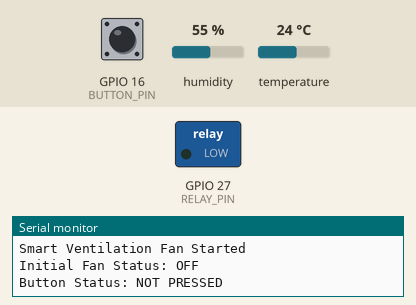
The sketch below on a simulated ESP32. Parts: switched loads named in the sketch (green lamp = pin HIGH), the last lines printed to the serial monitor. Inputs (shaded band) come from the test bench; at power-on: humidity 55 %, GPIO 16 (BUTTON_PIN) HIGH, temperature 24 °C.

Above: at 1.2 s.
1.3 s: humidity set to 69 %
3.5 s: humidity set to 72 %
At 6.6 s:
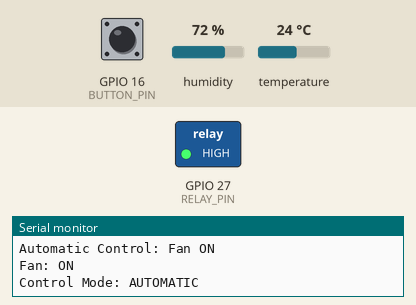
7.5 s: GPIO 16 (BUTTON_PIN) pulled LOW for 0.15 s
At 8.2 s:
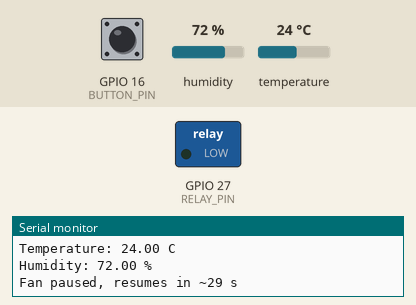
9.1 s: GPIO 16 (BUTTON_PIN) pulled LOW for 1 s
At 9.4 s:
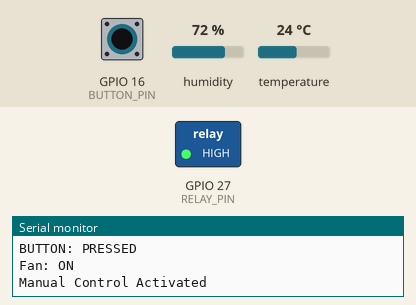
11.6 s: GPIO 16 (BUTTON_PIN) pulled LOW for 3.2 s
At 12.5 s:
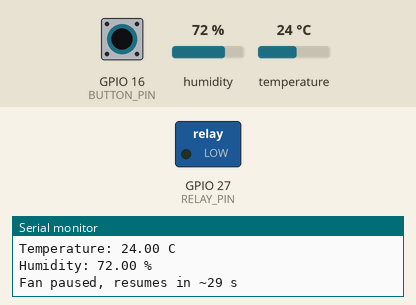
Timing chart, 0 to 43.1 s (numbered marks = the images above; inputs shaded):
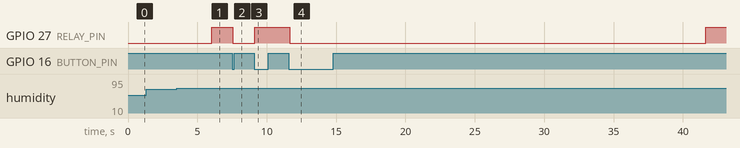

The sketch:

hardware_code.ino
```cpp
#include <DHT.h>

#define DHT_PIN     4
#define DHT_TYPE    DHT11
#define BUTTON_PIN  16
#define RELAY_PIN   27

#define BUTTON_PRESSED_LEVEL LOW

// Keep these values according to your relay test
#define RELAY_ON    HIGH
#define RELAY_OFF   LOW

// Hysteresis thresholds
const float TEMP_ON     = 30.0;
const float HUMIDITY_ON = 70.0;

const float TEMP_OFF     = 29.0;
const float HUMIDITY_OFF = 65.0;

// How long the fan stays off after the button is pressed
// while the sensor condition is still calling for the fan
const unsigned long FAN_RESUME_DELAY_MS = 30000;

DHT dht(DHT_PIN, DHT_TYPE);

bool fanOn = false;

// Button variables
int lastButtonReading = HIGH;
int stableButtonState = HIGH;

unsigned long lastDebounceTime = 0;
const unsigned long DEBOUNCE_MS = 50;

// Sensor variables
unsigned long lastSensorRead = 0;
const unsigned long SENSOR_INTERVAL_MS = 2000;

// Manual control variables
bool manualOverride = false;

// Automatic (hysteresis) state - what the sensors say the fan should be
bool autoFanState = false;
bool autoStateInitialized = false;

// 30-second "paused" timer
bool resumeTimerActive = false;
unsigned long resumeTimerStart = 0;


// =================================
// FAN CONTROL
// =================================

void setFan(bool on) {

  if (fanOn == on) {
    return;
  }

  fanOn = on;

  digitalWrite(RELAY_PIN, on ? RELAY_ON : RELAY_OFF);

  Serial.print("Fan: ");
  Serial.println(on ? "ON" : "OFF");
}


// =================================
// BUTTON STATUS
// =================================

const char* buttonText() {

  return (stableButtonState == BUTTON_PRESSED_LEVEL)
         ? "PRESSED" : "NOT PRESSED";
}


// =================================
// SETUP
// =================================

void setup() {

  Serial.begin(115200);

  pinMode(BUTTON_PIN, INPUT_PULLUP);

  digitalWrite(RELAY_PIN, RELAY_OFF);
  pinMode(RELAY_PIN, OUTPUT);

  dht.begin();

  lastButtonReading = digitalRead(BUTTON_PIN);
  stableButtonState = lastButtonReading;

  Serial.println("Smart Ventilation Fan Started");
  Serial.println("Initial Fan Status: OFF");

  Serial.print("Button Status: ");
  Serial.println(buttonText());
}


// =================================
// MAIN LOOP
// =================================

void loop() {

  // ---------------------------------
  // 1. PUSH BUTTON CONTROL
  // ---------------------------------

  int reading = digitalRead(BUTTON_PIN);

  if (reading != lastButtonReading) {
    lastDebounceTime = millis();
  }

  if (millis() - lastDebounceTime > DEBOUNCE_MS) {

    if (reading != stableButtonState) {

      stableButtonState = reading;

      Serial.print("BUTTON: ");
      Serial.println(buttonText());

      // Detect button press
      if (stableButtonState == BUTTON_PRESSED_LEVEL) {

        manualOverride = true;

        if (fanOn && autoFanState) {

          // Fan is ON because of temperature/humidity:
          // turn it off now, and bring it back after 30 seconds
          setFan(false);

          resumeTimerActive = true;
          resumeTimerStart = millis();

          Serial.println("Manual OFF: fan will resume in 30 seconds");
        }
        else {

          // Normal manual toggle (cancels any pending resume)
          resumeTimerActive = false;
          setFan(!fanOn);

          Serial.println("Manual Control Activated");
        }
      }
    }
  }

  lastButtonReading = reading;


  // ---------------------------------
  // 1b. 30-SECOND RESUME TIMER
  // ---------------------------------

  if (resumeTimerActive &&
      (millis() - resumeTimerStart >= FAN_RESUME_DELAY_MS)) {

    resumeTimerActive = false;
    manualOverride = false;   // back to automatic mode

    if (autoFanState) {
      Serial.println("30 seconds elapsed, condition still active");
      Serial.println("Automatic Control: Fan ON");
      setFan(true);
    }
    else {
      Serial.println("30 seconds elapsed, condition cleared: fan stays OFF");
    }
  }


  // ---------------------------------
  // 2. DHT11 SENSOR READINGS
  // ---------------------------------

  if (millis() - lastSensorRead >= SENSOR_INTERVAL_MS) {

    lastSensorRead = millis();

    float humidity = dht.readHumidity();
    float temperature = dht.readTemperature();

    Serial.println("-------------------------");

    Serial.print("Button Status: ");
    Serial.println(buttonText());

    Serial.print("Fan Status: ");
    Serial.println(fanOn ? "ON" : "OFF");

    if (isnan(humidity) || isnan(temperature)) {

      Serial.println("DHT11 sensor reading failed!");

    }
    else {

      Serial.print("Temperature: ");
      Serial.print(temperature);
      Serial.println(" C");

      Serial.print("Humidity: ");
      Serial.print(humidity);
      Serial.println(" %");


      // ---------------------------------
      // 3. AUTOMATIC CONTROL (HYSTERESIS)
      // ---------------------------------

      bool previousAutoState = autoFanState;

      if (temperature > TEMP_ON || humidity > HUMIDITY_ON) {
        autoFanState = true;
      }
      else if (temperature <= TEMP_OFF && humidity <= HUMIDITY_OFF) {
        autoFanState = false;
      }
      // Otherwise: inside the hysteresis band -> keep previous state


      // First valid sensor reading
      if (!autoStateInitialized) {

        autoStateInitialized = true;

        if (!manualOverride) {
          Serial.println(autoFanState ? "Automatic Control: Fan ON"
                                      : "Automatic Control: Fan OFF");
          setFan(autoFanState);
        }

      }

      // Automatic state changed -> return control to automatic mode
      else if (autoFanState != previousAutoState) {

        Serial.println("Hysteresis threshold crossed!");

        manualOverride = false;
        resumeTimerActive = false;   // cancel pending resume

        if (autoFanState) {
          Serial.println("Temp > 30 C or Humidity > 70 %");
          Serial.println("Automatic Control: Fan ON");
        }
        else {
          Serial.println("Temp <= 29 C and Humidity <= 65 %");
          Serial.println("Automatic Control: Fan OFF");
        }

        setFan(autoFanState);

      }

      // Normal automatic operation
      else if (!manualOverride) {

        if (fanOn != autoFanState) {
          Serial.println(autoFanState ? "Automatic Control: Fan ON"
                                      : "Automatic Control: Fan OFF");
          setFan(autoFanState);
        }

      }

      if (resumeTimerActive) {
        unsigned long elapsed = millis() - resumeTimerStart;
        unsigned long remaining = (elapsed < FAN_RESUME_DELAY_MS)
                                  ? (FAN_RESUME_DELAY_MS - elapsed) / 1000
                                  : 0;
        Serial.print("Fan paused, resumes in ~");
        Serial.print(remaining);
        Serial.println(" s");
      }
      else if (manualOverride) {
        Serial.println("Manual Override: ACTIVE");
      }
      else {
        Serial.println("Control Mode: AUTOMATIC");
      }
    }
  }
}
```

Measured:
- the behaviour switches between 70 and 71 % on humidity (found by bisection; images 0 and 1)
- after the input at 3.5 s, GPIO 27 (RELAY_PIN): LOW → HIGH after 2.5 s
- after the input at 7.5 s, GPIO 27 (RELAY_PIN): HIGH → LOW after 0.05 s
- after the input at 9.1 s, GPIO 27 (RELAY_PIN): LOW → HIGH after 0.05 s
- after the input at 11.6 s, GPIO 27 (RELAY_PIN): HIGH → LOW after 0.05 s, → HIGH 30.0 s later
